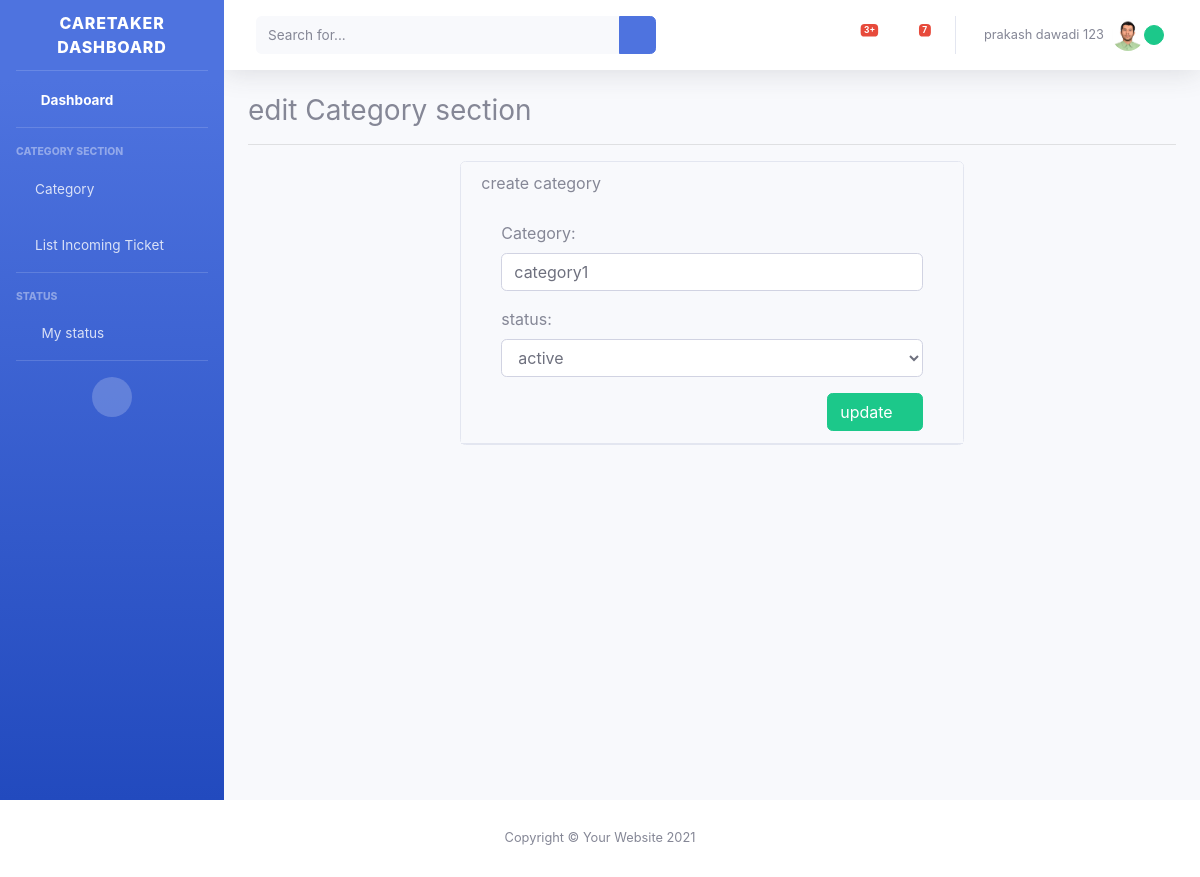
The app's page /user/caretaker/edit/1/ (signed in), older data.
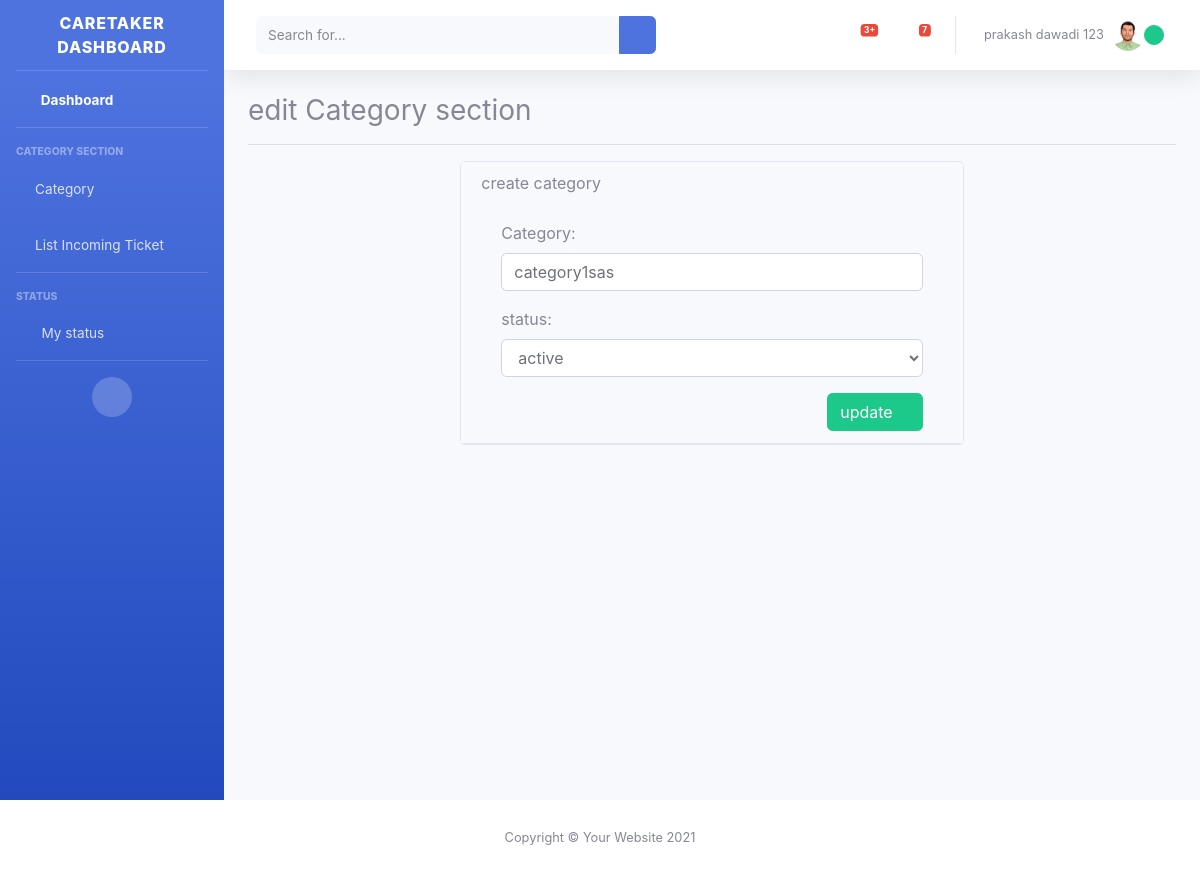
The same page, newer data.
### Category/models.py (models this page shows, shortened)
class Category(models.Model):
    category = models.CharField(unique=True,max_length=20)
    created_by = models.ForeignKey(User,related_name='created_by_user', on_delete=models.CASCADE,blank=True,null=True)
    updated_by = models.ForeignKey(User, related_name='updated_by_user',on_delete=models.CASCADE,blank=True,null=True)
    status=models.CharField(max_length=8,choices=status,default=status[0][0])
    created_at = models.DateTimeField(auto_now_add=True)
    updated_at = models.DateTimeField(auto_now=True)
    class Meta:
        ordering = ['updated_at']

### Category/views.py (the view)
# urls.py: path('caretaker/edit/<int:id>/',views.editCategory,name='edit_category')
@login_required(login_url="caretakerlogin")
def editCategory(request,id):
    try:
        find_id = Category.objects.get(id=id)
        form = categoryForm(request.POST or None, instance=find_id)
        title = len (str(request.POST.get('category')))
        if title == '' or  title <4:
            messages.add_message(request, messages.ERROR, "title mustnot be empty and of 4 length")
        if form.is_valid():
            update = form.save()
            messages.add_message(request, messages.SUCCESS, "updated successfully")
            return redirect("list_category")
        data = {
            'form':form
        }
        return render(request,'caretaker/category/edit_category.html',data)
    except Exception as e:
         messages.add_message(request,messages.ERROR, e)
         return redirect("list_category")
    return render(request,'caretaker/category/edit_category.html')

### Category/form.py
class categoryForm(forms.ModelForm):
    category = forms.CharField(widget=forms.TextInput(attrs={'placeholder':'enter your category name','class':'form-control'}))
    status  = forms.CharField(label='status', widget=forms.Select(choices=status, attrs={'class':'form-control'}))
    class Meta:
        model = Category
        fields = ['category','status']

### templates/careTaker/category/edit_category.html (shortened to what this page needs)
{% extends '../../caretaker/includes/dashboardhome.html' %}
  {% load static %}
                {% block 'body' %}
                <div class="container-fluid">
                    <div id="dashboardcustomer" >
                        <h3 id="customerDashboard">edit Category section</h3>
                        <hr>
                    </div>
                    <div class="container-fluid">
                        <div class="row justify-content-center">
                            <div class="col-lg-7 col-sm-12 col-md-12">
                                <div class="card">
                                    <div class="card-header">
                                        <h6 id="createcategory" >create category</h6>
                                        <div class="card-body">
                                            <form action="" method="POST">
                                                {{form.as_p}}
                                                <button style="float:right" class="btn btn-success">update <i class="fa fa-paper-plane"></i> </button>
                                            </form>
                                        </div>
                                    </div>
                                </div>
                            </div>
                        </div>
                    </div>
                        </div>
            {% endblock %}

Row changes from the older to the newer data that the page shows:
changed Category "active": category "category1" → "category1sas"
